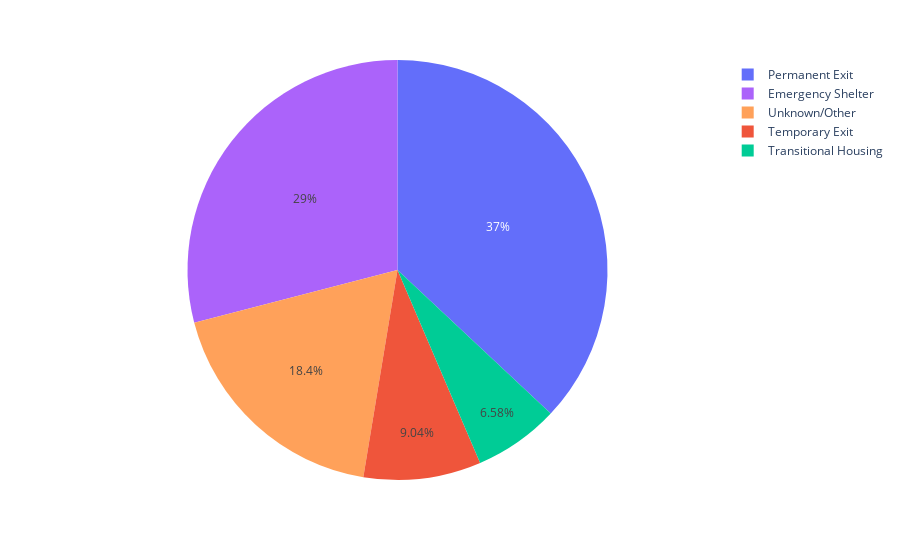

Notebook source saved alongside this figure:
### Code cell
plot_exit_pie(session, 365).show()

### Figure 1 — Plotly figure (JSON) as saved in the notebook; plotly's stock layout.template omitted (floating-point values rounded to 4 significant figures; data arrays with more than 128 entries replaced by an {"elided": "..."} marker saying what was removed)
{"data": [{"customdata": {"elided": "365x1 str values"}, "domain": {"x": [0, 1], "y": [0, 1]}, "hovertemplate": "dest=%{customdata[0]}<br>count=%{value}<extra></extra>", "labels": {"elided": "365 str values"}, "legendgroup": "", "marker": {"colors": {"elided": "365 str values"}}, "name": "", "showlegend": true, "type": "pie", "values": {"elided": "365 int values"}}], "layout": {"legend": {"tracegroupgap": 0}, "margin": {"t": 60}}}
